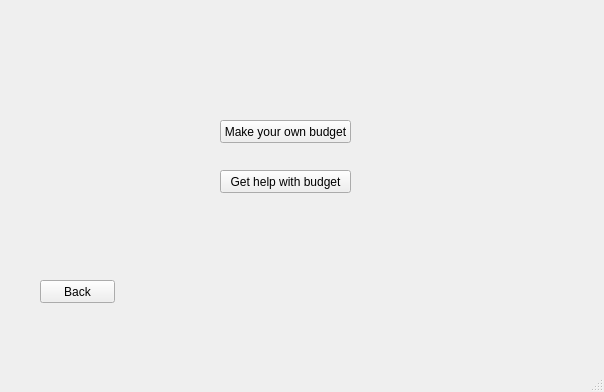
<?xml version="1.0" encoding="UTF-8"?>
<ui version="4.0">
 <class>MainWindow</class>
 <widget class="QMainWindow" name="MainWindow">
  <property name="geometry">
   <rect>
    <x>0</x>
    <y>0</y>
    <width>604</width>
    <height>392</height>
   </rect>
  </property>
  <property name="windowTitle">
   <string>MainWindow</string>
  </property>
  <property name="autoFillBackground">
   <bool>false</bool>
  </property>
  <widget class="QWidget" name="centralwidget">
   <widget class="QPushButton" name="pushButton_2">
    <property name="geometry">
     <rect>
      <x>220</x>
      <y>170</y>
      <width>131</width>
      <height>23</height>
     </rect>
    </property>
    <property name="text">
     <string>Get help with budget</string>
    </property>
   </widget>
   <widget class="QPushButton" name="pushButton_3">
    <property name="geometry">
     <rect>
      <x>220</x>
      <y>120</y>
      <width>131</width>
      <height>23</height>
     </rect>
    </property>
    <property name="text">
     <string>Make your own budget</string>
    </property>
   </widget>
   <widget class="QPushButton" name="pushButton">
    <property name="geometry">
     <rect>
      <x>40</x>
      <y>280</y>
      <width>75</width>
      <height>23</height>
     </rect>
    </property>
    <property name="text">
     <string>Back</string>
    </property>
   </widget>
  </widget>
  <widget class="QMenuBar" name="menubar">
   <property name="geometry">
    <rect>
     <x>0</x>
     <y>0</y>
     <width>604</width>
     <height>21</height>
    </rect>
   </property>
  </widget>
  <widget class="QStatusBar" name="statusbar"/>
 </widget>
 <resources/>
 <connections/>
</ui>
